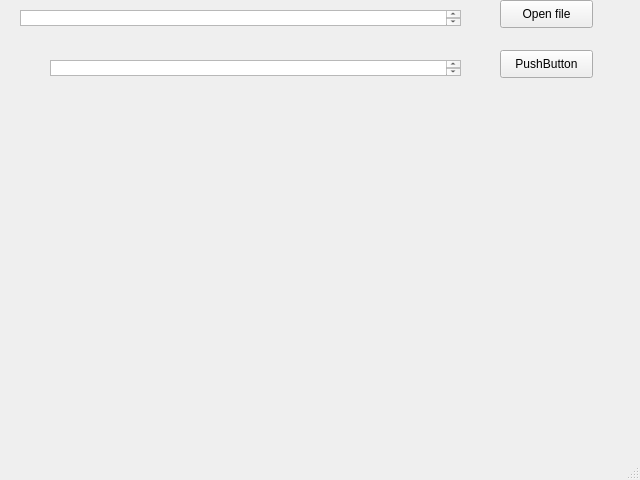
<?xml version="1.0" encoding="UTF-8"?>
<ui version="4.0">
 <class>MainWindow</class>
 <widget class="QMainWindow" name="MainWindow">
  <property name="geometry">
   <rect>
    <x>0</x>
    <y>0</y>
    <width>640</width>
    <height>480</height>
   </rect>
  </property>
  <property name="windowTitle">
   <string>MainWindow</string>
  </property>
  <widget class="QWidget" name="centralwidget">
   <widget class="QPushButton" name="openfilebutton">
    <property name="geometry">
     <rect>
      <x>500</x>
      <y>0</y>
      <width>93</width>
      <height>28</height>
     </rect>
    </property>
    <property name="text">
     <string>Open file</string>
    </property>
   </widget>
   <widget class="QTextEdit" name="textEdit">
    <property name="geometry">
     <rect>
      <x>20</x>
      <y>10</y>
      <width>441</width>
      <height>16</height>
     </rect>
    </property>
   </widget>
   <widget class="QPushButton" name="pushButton">
    <property name="geometry">
     <rect>
      <x>500</x>
      <y>50</y>
      <width>93</width>
      <height>28</height>
     </rect>
    </property>
    <property name="text">
     <string>PushButton</string>
    </property>
   </widget>
   <widget class="QTextEdit" name="textEdit_2">
    <property name="geometry">
     <rect>
      <x>50</x>
      <y>60</y>
      <width>411</width>
      <height>16</height>
     </rect>
    </property>
   </widget>
  </widget>
  <widget class="QStatusBar" name="statusbar"/>
 </widget>
 <resources/>
 <connections/>
</ui>
